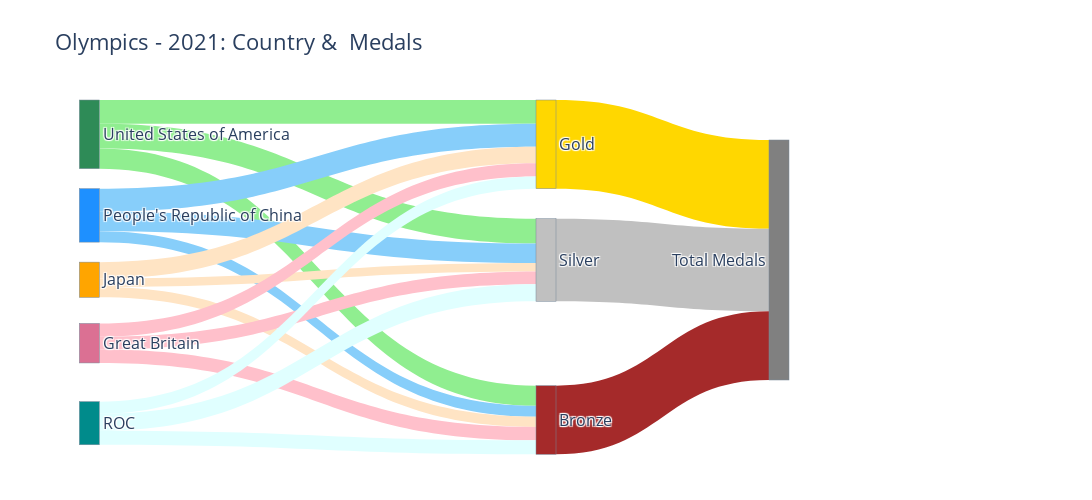

The cell this chart's notebook holds for it:
### Code cell
# Display the figure
NODES = dict(pad  = 20, thickness = 20, line  = dict(color = "lightslategrey", width = 0.5),hovertemplate=" ",
            label = node_labels, color = node_colors,
            x = node_x_pos, y = node_y_pos, )
LINKS = dict(source = source, target = target, value = link_values, 
            label = link_labels, color = link_colors,
            hovertemplate="%{label}",)
data = go.Sankey( arrangement='snap', node = NODES, link = LINKS)
fig = go.Figure(data)
fig.update_traces( valueformat='3d', valuesuffix=' Medals', selector=dict(type='sankey'))
fig.update_layout(title="Olympics - 2021: Country &  Medals",  font_size=16,  width=1200,height=500,)
fig.update_layout(hoverlabel=dict( bgcolor="grey", font_size=14, font_family="Rockwell"))
fig.show()

### Figure 1 — Plotly figure (JSON) as saved in the notebook; plotly's stock layout.template omitted (floating-point values rounded to 4 significant figures)
{"data": [{"arrangement": "snap", "link": {"color": ["lightgreen", "lightgreen", "lightgreen", "lightskyblue", "lightskyblue", "lightskyblue", "bisque", "bisque", "bisque", "pink", "pink", "pink", "lightcyan", "lightcyan", "lightcyan", "gold", "silver", "brown"], "hovertemplate": "%{label}", "label": ["United States of America-Gold", "United States of America-Silver", "United States of America-Bronze", "People's Republic of China-Gold", "People's Republic of China-Silver", "People's Republic of China-Bronze", "Japan-Gold", "Japan-Silver", "Japan-Bronze", "Great Britain-Gold", "Great Britain-Silver", "Great Britain-Bronze", "ROC-Gold", "ROC-Silver", "ROC-Bronze", "Gold", "Silver", "Bronze"], "source": [0, 0, 0, 1, 1, 1, 2, 2, 2, 3, 3, 3, 4, 4, 4, 5, 6, 7], "target": [5, 6, 7, 5, 6, 7, 5, 6, 7, 5, 6, 7, 5, 6, 7, 8, 8, 8], "value": [39, 41, 33, 38, 32, 18, 27, 14, 17, 22, 21, 22, 20, 28, 23, 146, 136, 113]}, "node": {"color": ["seagreen", "dodgerblue", "orange", "palevioletred", "darkcyan", "gold", "silver", "brown", "grey"], "hovertemplate": " ", "label": ["United States of America", "People's Republic of China", "Japan", "Great Britain", "ROC", "Gold", "Silver", "Bronze", "Total Medals"], "line": {"color": "lightslategrey", "width": 0.5}, "pad": 20, "thickness": 20, "x": [0.01, 0.01, 0.01, 0.01, 0.01, 0.5, 0.5, 0.5, 0.75], "y": [0.01, 0.26, 0.51, 0.76, 1.01, 0.01, 0.5, 1, 0.5]}, "type": "sankey", "valueformat": "3d", "valuesuffix": " Medals"}], "layout": {"font": {"size": 16}, "height": 500, "hoverlabel": {"bgcolor": "grey", "font": {"family": "Rockwell", "size": 14}}, "title": {"text": "Olympics - 2021: Country &  Medals"}, "width": 1200}}
